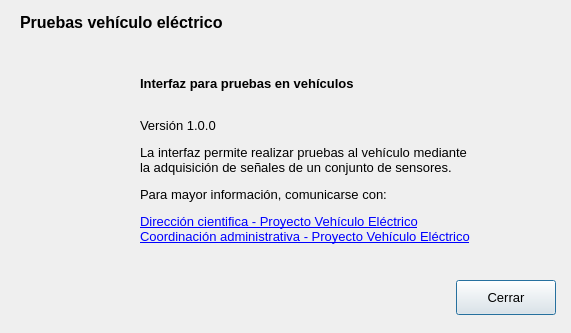
<?xml version="1.0" encoding="UTF-8"?>
<ui version="4.0">
 <class>Dialog</class>
 <widget class="QDialog" name="Dialog">
  <property name="geometry">
   <rect>
    <x>0</x>
    <y>0</y>
    <width>571</width>
    <height>333</height>
   </rect>
  </property>
  <property name="windowTitle">
   <string>Proyecto vehículo eléctrico</string>
  </property>
  <widget class="QPushButton" name="button_cerrar">
   <property name="geometry">
    <rect>
     <x>456</x>
     <y>280</y>
     <width>100</width>
     <height>35</height>
    </rect>
   </property>
   <property name="sizePolicy">
    <sizepolicy hsizetype="Ignored" vsizetype="Ignored">
     <horstretch>0</horstretch>
     <verstretch>0</verstretch>
    </sizepolicy>
   </property>
   <property name="minimumSize">
    <size>
     <width>100</width>
     <height>35</height>
    </size>
   </property>
   <property name="font">
    <font>
     <pointsize>10</pointsize>
     <weight>50</weight>
     <bold>false</bold>
    </font>
   </property>
   <property name="text">
    <string>Cerrar</string>
   </property>
  </widget>
  <widget class="QLabel" name="label_titulo">
   <property name="geometry">
    <rect>
     <x>20</x>
     <y>10</y>
     <width>281</width>
     <height>24</height>
    </rect>
   </property>
   <property name="sizePolicy">
    <sizepolicy hsizetype="Preferred" vsizetype="Fixed">
     <horstretch>0</horstretch>
     <verstretch>0</verstretch>
    </sizepolicy>
   </property>
   <property name="font">
    <font>
     <pointsize>12</pointsize>
     <weight>75</weight>
     <bold>true</bold>
    </font>
   </property>
   <property name="frameShape">
    <enum>QFrame::NoFrame</enum>
   </property>
   <property name="text">
    <string>Pruebas vehículo eléctrico</string>
   </property>
  </widget>
  <widget class="QLabel" name="label_logo">
   <property name="geometry">
    <rect>
     <x>20</x>
     <y>50</y>
     <width>111</width>
     <height>151</height>
    </rect>
   </property>
   <property name="sizePolicy">
    <sizepolicy hsizetype="Preferred" vsizetype="Fixed">
     <horstretch>0</horstretch>
     <verstretch>0</verstretch>
    </sizepolicy>
   </property>
   <property name="font">
    <font>
     <pointsize>11</pointsize>
     <weight>75</weight>
     <bold>true</bold>
    </font>
   </property>
   <property name="frameShape">
    <enum>QFrame::NoFrame</enum>
   </property>
   <property name="text">
    <string/>
   </property>
   <property name="pixmap">
    <pixmap>icons/Univalle.png</pixmap>
   </property>
   <property name="scaledContents">
    <bool>true</bool>
   </property>
  </widget>
  <widget class="QLabel" name="label_info">
   <property name="geometry">
    <rect>
     <x>140</x>
     <y>50</y>
     <width>431</width>
     <height>221</height>
    </rect>
   </property>
   <property name="text">
    <string>&lt;html&gt;&lt;head/&gt;&lt;body&gt;&lt;p&gt;&lt;span style=&quot; font-size:10pt; font-weight:600;&quot;&gt;Interfaz para pruebas en vehículos&lt;/span&gt;&lt;/p&gt;&lt;p&gt;&lt;span style=&quot; font-size:10pt;&quot;&gt;&lt;br/&gt;Versión 1.0.0&lt;/span&gt;&lt;/p&gt;&lt;p&gt;&lt;span style=&quot; font-size:10pt;&quot;&gt;La interfaz permite realizar pruebas al vehículo mediante &lt;br/&gt;la adquisición de señales de un conjunto de sensores.&lt;/span&gt;&lt;/p&gt;&lt;p&gt;&lt;span style=&quot; font-size:10pt;&quot;&gt;Para mayor información, comunicarse con: &lt;/span&gt;&lt;/p&gt;&lt;p&gt;&lt;a href=&quot;mailto:direccioncientifica.vehiculoelectrico@correounivalle.edu.co&quot;&gt;&lt;span style=&quot; font-size:10pt; text-decoration: underline; color:#0000ff;&quot;&gt;Dirección cientifica - Proyecto Vehículo Eléctrico&lt;/span&gt;&lt;/a&gt;&lt;span style=&quot; font-size:10pt;&quot;&gt;&lt;br/&gt;&lt;/span&gt;&lt;a href=&quot;mailto:coordinacionadministrativa.vehiculoelectrico@correounivalle.edu.co &quot;&gt;&lt;span style=&quot; font-size:10pt; text-decoration: underline; color:#0000ff;&quot;&gt;Coordinación administrativa - Proyecto Vehículo Eléctrico&lt;/span&gt;&lt;/a&gt;&lt;/p&gt;&lt;/body&gt;&lt;/html&gt;</string>
   </property>
   <property name="openExternalLinks">
    <bool>true</bool>
   </property>
  </widget>
 </widget>
 <resources/>
 <connections/>
</ui>
